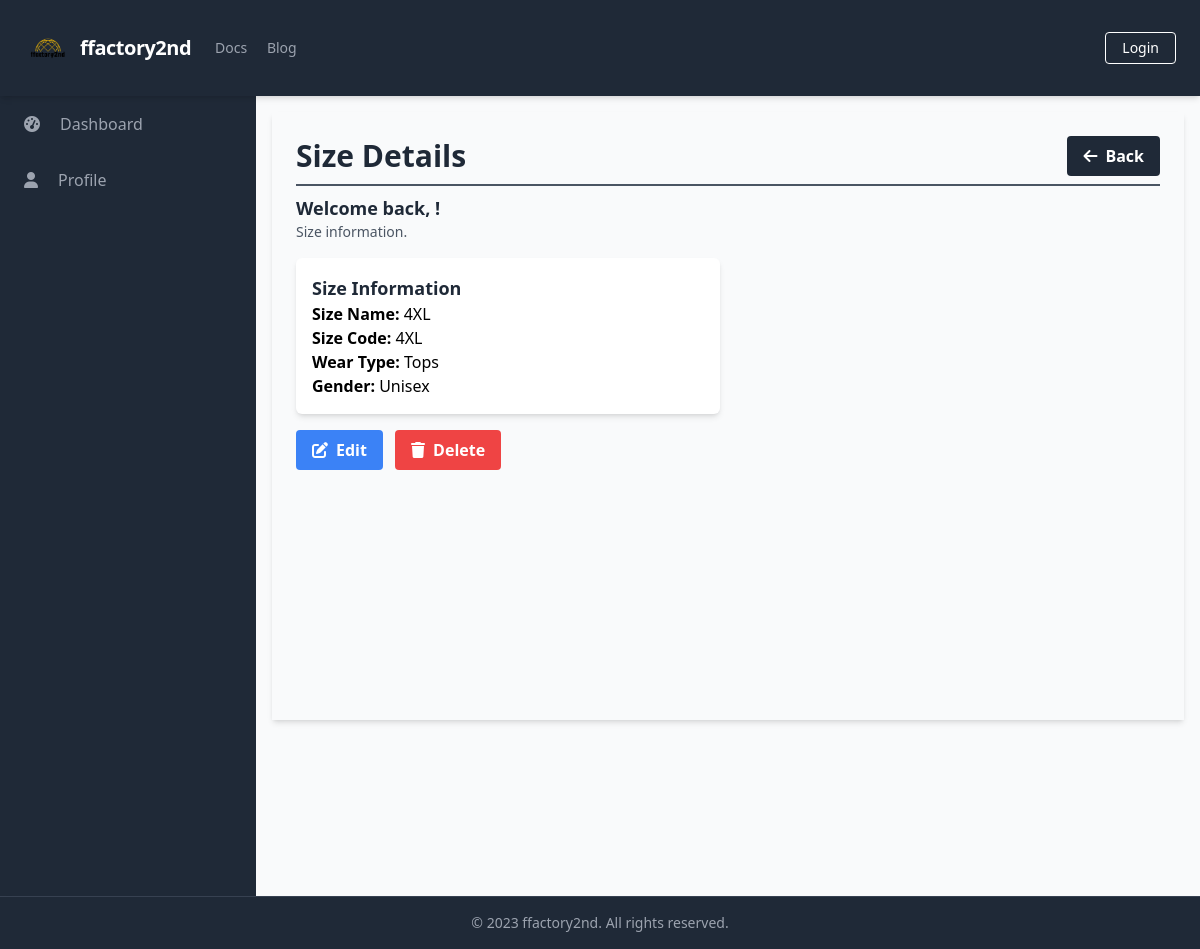
The app's page /manage_sizes/manage_sizes_detail.php?id=9, older data.
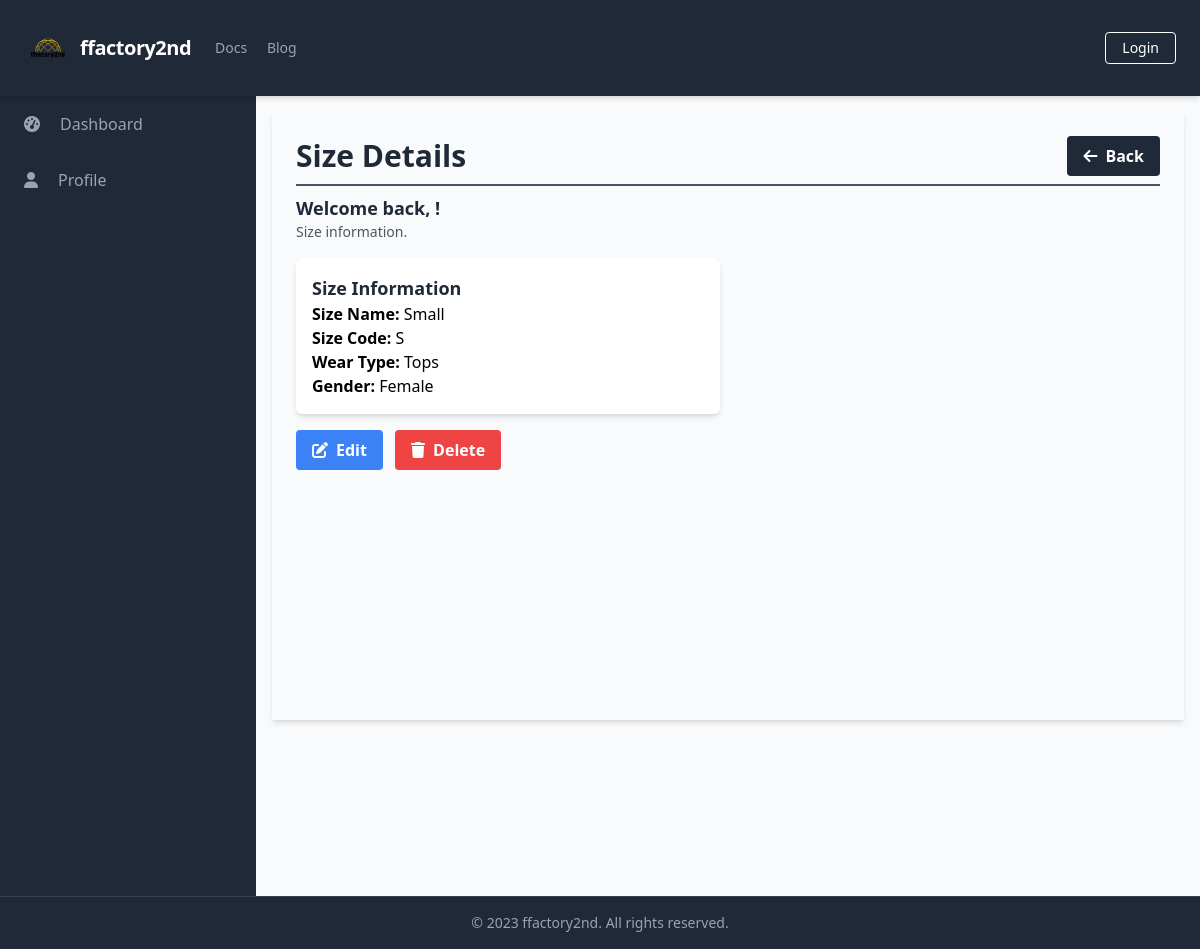
The same page, newer data.
### tables this page shows
CREATE TABLE `Sizes` (
  `SizeID` int(11) NOT NULL,
  `SizeName` varchar(50) DEFAULT NULL,
  `SizeCode` varchar(10) DEFAULT NULL,
  `WearType` varchar(20) DEFAULT NULL,
  `Gender` varchar(10) DEFAULT NULL
);

### public/manage_sizes/manage_sizes_detail.php (the view, shortened to what this page needs)
<?php
require_once('../../database/connection.php');
$sizeID = '';
$errors = array();
$sizeData = array();
if (isset($_GET['id'])) {
    $sizeID = $_GET['id'];
    $query = "SELECT * FROM Sizes WHERE SizeID = $sizeID";
    $result = $conn->query($query);
    if ($result->num_rows > 0) {
        $sizeData = $result->fetch_assoc();
    } else {
        $errors[] = "Size not found.";
    }
}
?>
<?php include_once('../components/header.php'); ?>
<div class="h-screen flex flex-col">
    <?php include('../components/navbar.php'); ?>
    <div class="flex-grow bg-gray-50 flex flex-row shadow-md">
        <?php include('../components/sidebar.php'); ?>
        <main class="bg-gray-50 flex flex-col flex-1 overflow-y-scroll h-screen flex-shrink-0 sc-hide pb-40">
            <div class="flex items-start justify-start p-6 shadow-md m-4 flex-1 flex-col">
                <div class="flex flex-row justify-between items-center w-full border-b-2 border-gray-600 mb-2 pb-2">
                    <h1 class="text-3xl text-gray-800 font-semibold w-full">Size Details</h1>
                    <div class="flex flex-row justify-end items-center">
                        <a href="../manage_sizes/manage_sizes_list.php" class="bg-gray-800 hover:bg-gray-700 text-white font-bold py-2 px-4 rounded inline-flex items-center space-x-2">
                            <i class="fas fa-arrow-left"></i>
                            <span>Back</span>
                        </a>
                    </div>
                </div>
                <div class="flex flex-col w-full">
                    <div class="flex flex-row justify-between items-center w-full mb-2 pb-2">
                        <div>
                            <h2 class="text-lg text-gray-800 font-semibold">Welcome back, <?php echo $_SESSION['FullName']; ?>!</h2>
                            <p class="text-gray-600 text-sm">Size information.</p>
                        </div>
                    </div>
                    <?php if (!empty($sizeData)) : ?>
                        <div class="grid grid-cols-2 gap-4">
                            <div class="bg-white shadow-md p-4 rounded-md">
                                <h3 class="text-lg font-semibold text-gray-800">Size Information</h3>
                                <p><strong>Size Name:</strong> <?php echo $sizeData['SizeName']; ?></p>
                                <p><strong>Size Code:</strong> <?php echo $sizeData['SizeCode']; ?></p>
                                <p><strong>Wear Type:</strong> <?php echo $sizeData['WearType']; ?></p>
                                <p><strong>Gender:</strong> <?php echo $sizeData['Gender']; ?></p>
                            </div>
                        </div>
                        <div class="mt-4">
                            <a href="manage_sizes_update.php?id=<?php echo $sizeID; ?>" class="bg-blue-500 hover:bg-blue-700 text-white font-bold py-2 px-4 rounded inline-flex items-center mr-2">
                                <i class="fas fa-edit mr-2"></i>
                                <span>Edit</span>
                            </a>
                            <a href="#" onclick="confirmDelete(<?php echo $sizeID; ?>)" class="bg-red-500 hover:bg-red-700 text-white font-bold py-2 px-4 rounded inline-flex items-center">
                                <i class="fas fa-trash mr-2"></i>
                                <span>Delete</span>
                            </a>
                        </div>
                    <?php else : ?>
                        <div class="bg-white shadow-md p-4 rounded-md">
                            <p>No size data available.</p>
                        </div>
                    <?php endif; ?>
                </div>
            </div>
        </main>
    </div>
    <?php include('../components/footer.php'); ?>
</div>
</body>
</html>

Row changes from the older to the newer data that the page shows:
changed sizes "Tops": SizeName "4XL" → "Small"; SizeCode "4XL" → "S"; Gender "Unisex" → "Female"
